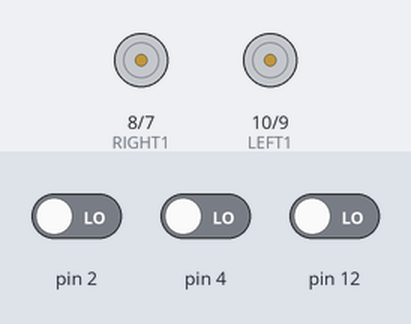
A sketch run on a simulated Arduino Uno, built with avr-gcc and run on an emulated ATmega328P. On the bench: motor-driver pin pairs drawn as motors (green arrow = first pin HIGH = forward, orange = second pin HIGH = backward, longer = more drive, scaled by the enable pin). The test bench sets the inputs (shaded band); at power-on: pin 2 LOW, pin 4 LOW, pin 12 LOW.

Above: at 1.2 s.
1.3 s: pin 2 driven HIGH
At 1.7 s:
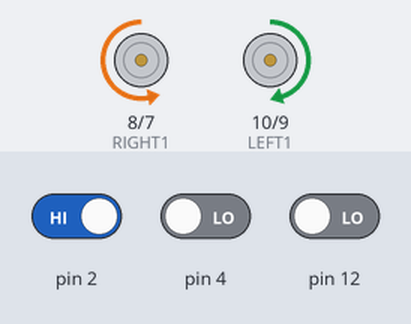
2.8 s: pin 4 driven HIGH
At 4.0 s:
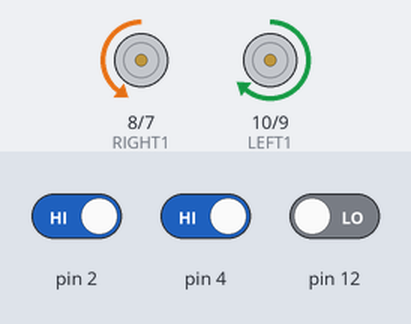
4.3 s: pin 2 driven LOW
At 5.2 s:
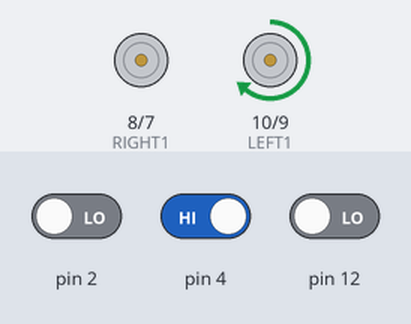
5.8 s: pin 4 driven LOW
At 6.5 s:
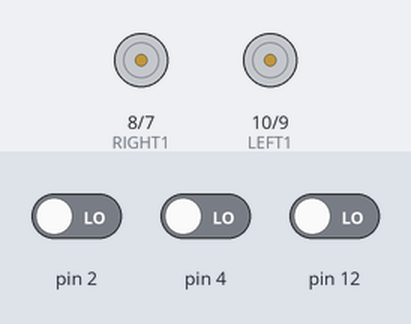
7.3 s: pin 12 driven HIGH
At 8.5 s:
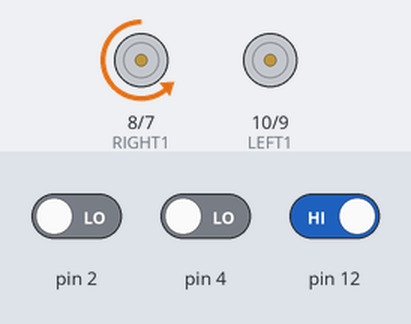
8.8 s: pin 12 driven LOW
At 9.9 s:
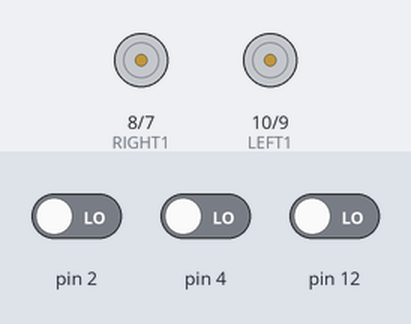
Timing chart, 0 to 11.3 s (numbered marks = the images above; inputs shaded):
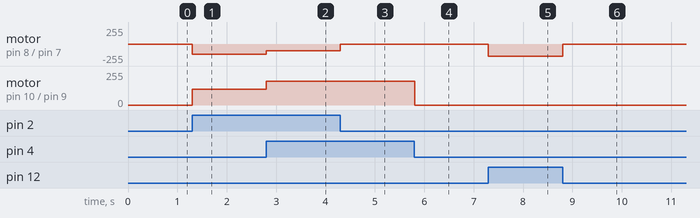

Measured:
- after the input at 1.3 s, motor on pin 8 (RIGHT1) / pin 7 (RIGHT2): stopped → backward 150/255 at once; motor on pin 10 (LEFT1) / pin 9 (LEFT2): stopped → forward 120/255 at once
- after the input at 2.8 s, motor on pin 8 (RIGHT1) / pin 7 (RIGHT2): backward 150/255 → backward 100/255 at once; motor on pin 10 (LEFT1) / pin 9 (LEFT2): forward 120/255 → forward 180/255 at once
- after the input at 4.3 s, motor on pin 8 (RIGHT1) / pin 7 (RIGHT2): backward 100/255 → stopped at once
- after the input at 5.8 s, motor on pin 10 (LEFT1) / pin 9 (LEFT2): forward 180/255 → stopped at once
- after the input at 7.3 s, motor on pin 8 (RIGHT1) / pin 7 (RIGHT2): stopped → backward 180/255 at once
- after the input at 8.8 s, motor on pin 8 (RIGHT1) / pin 7 (RIGHT2): backward 180/255 → stopped at once

The sketch:

car5.9.ino
```cpp
//左馬達控制設定
const byte LEFT1 = 10; //IN1
const byte LEFT2 = 9; //IN2
const byte LEFT_PWM = 11;
//右馬達控制設定
const byte RIGHT1 = 8; //IN3
const byte RIGHT2 = 7; //IN4
const byte RIGHT_PWM = 6;
//設定PWM輸出值(代表的是車子的速度)

void forward(){
  digitalWrite(LEFT1, HIGH);
  digitalWrite(LEFT2, LOW);
  analogWrite(LEFT_PWM, 120);//158 180
  //右輪·因在小車上馬達安装方向左右兩個是相
  digitalWrite(RIGHT1, LOW);
  digitalWrite (RIGHT2, HIGH);
  analogWrite(RIGHT_PWM, 150);//190
}
void backward(){
  digitalWrite(LEFT1,LOW );
  digitalWrite(LEFT2, HIGH);
  analogWrite(LEFT_PWM, 120);//158 180
  //右輪·因在小車上馬達安装方向左右兩個是相
  digitalWrite(RIGHT1, HIGH);
  digitalWrite (RIGHT2, LOW);
  analogWrite(RIGHT_PWM, 150);//190
}


void turnLeft(){//左轉
  //左輪不動,右輪動(速度為0)
  //analogWrite(LEFT_PWM, 0);
  digitalWrite(RIGHT1, LOW);
  digitalWrite (RIGHT2, HIGH);
  analogWrite(RIGHT_PWM, 180);
  analogWrite(LEFT_PWM, 100);

}

void turnLeft1(){//左轉
  //左輪不動,右輪動(速度為0)
  //analogWrite(LEFT_PWM, 0);
  digitalWrite(RIGHT1, LOW);
  digitalWrite (RIGHT2, HIGH);
  analogWrite(RIGHT_PWM, 180);
  analogWrite(LEFT_PWM, 0);

}


void turnRight(){//右轉
  //右輪不動,左輪動(速度為0)
  digitalWrite(LEFT1, HIGH);
  digitalWrite(LEFT2, LOW);
  analogWrite(LEFT_PWM, 180);
  analogWrite(RIGHT_PWM, 100);
}
void turnRight1(){//右轉
  //右輪不動,左輪動(速度為0)
  digitalWrite(LEFT1, HIGH);
  digitalWrite(LEFT2, LOW);
  analogWrite(LEFT_PWM, 180);
  analogWrite(RIGHT_PWM, 0);
}

void stopMotor() {
  analogWrite(LEFT_PWM, 0);
  analogWrite(RIGHT_PWM, 0);
}

void setup(){
  //設定每一個PIN的模式
  pinMode(LEFT1, OUTPUT);
  pinMode(LEFT2, OUTPUT);
  pinMode(LEFT_PWM, OUTPUT);
  pinMode(RIGHT1, OUTPUT);
  pinMode(RIGHT2, OUTPUT);
  pinMode(RIGHT_PWM, OUTPUT);

  pinMode(2,INPUT);//中
  pinMode(12,INPUT); //左側红外線威測器
  pinMode(4,INPUT);//右側红外線威測器
}

void loop() {
  bool midSensor = digitalRead(2);
  bool leftSensor = digitalRead(12);
  bool rightSensor = digitalRead(4);

  if (midSensor == 1) {
    if (leftSensor == 1 && rightSensor == 0){
      turnLeft(); // 只有左邊在黑線上，向左轉
      delay(5);}
    if (rightSensor == 1 && leftSensor == 0) {
      turnRight(); // 只有右邊在黑線上，向右轉
      delay(5);  }
    if (rightSensor == 1 && leftSensor == 1) {
      forward(); // 中間在黑線上，直行
      delay(5);  }
    if (rightSensor == 0 && leftSensor == 0) {
      forward(); // 中間在黑線上，直行
      delay(5);   }
   }
   else {
    if (leftSensor == 1 && rightSensor == 0){
      turnLeft1(); // 只有左邊在黑線上，向左轉
      delay(5);}
    if (rightSensor == 1 && leftSensor == 0) {
      turnRight1(); // 只有右邊在黑線上，向右轉
      delay(5);  }
    if (leftSensor == 0 && rightSensor == 0 ) {
      stopMotor(); }// 三個都不在黑線上，後退 (或停止、尋找)
  }
}
```
